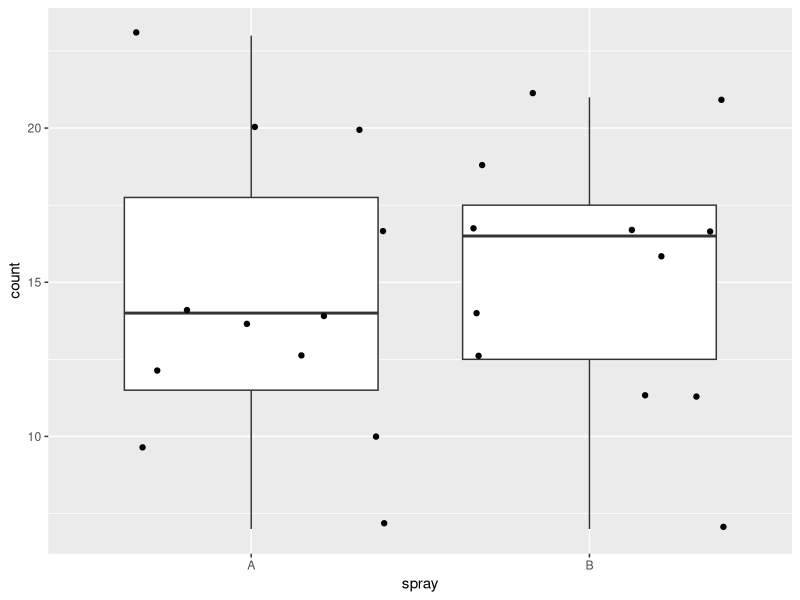

Write R code to recreate this figure.
## ---- chunk 1
library(ggplot2)
library(datasets)
data(InsectSprays)
ISdata <- InsectSprays[which(InsectSprays$spray=="A" | InsectSprays$spray=="B"),]
qplot(spray,count,data=ISdata,geom=c("boxplot","jitter"))
## ---- chunk 2
round(mean(InsectSprays[which(InsectSprays$spray=="A"),]$count),digits=2)
## ---- chunk 3
round(mean(InsectSprays[which(InsectSprays$spray=="B"),]$count),digits=2)
